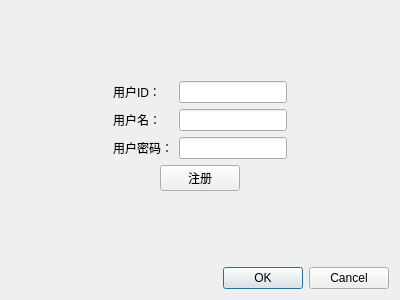
<?xml version="1.0" encoding="UTF-8"?>
<ui version="4.0">
 <class>loginDialog</class>
 <widget class="QDialog" name="loginDialog">
  <property name="geometry">
   <rect>
    <x>0</x>
    <y>0</y>
    <width>400</width>
    <height>300</height>
   </rect>
  </property>
  <property name="minimumSize">
   <size>
    <width>400</width>
    <height>300</height>
   </size>
  </property>
  <property name="maximumSize">
   <size>
    <width>400</width>
    <height>300</height>
   </size>
  </property>
  <property name="windowTitle">
   <string>Dialog</string>
  </property>
  <layout class="QVBoxLayout" name="verticalLayout_2">
   <item>
    <layout class="QVBoxLayout" name="verticalLayout">
     <item>
      <spacer name="verticalSpacer_2">
       <property name="orientation">
        <enum>Qt::Vertical</enum>
       </property>
       <property name="sizeHint" stdset="0">
        <size>
         <width>20</width>
         <height>40</height>
        </size>
       </property>
      </spacer>
     </item>
     <item>
      <layout class="QHBoxLayout" name="horizontalLayout">
       <item>
        <spacer name="horizontalSpacer_2">
         <property name="orientation">
          <enum>Qt::Horizontal</enum>
         </property>
         <property name="sizeHint" stdset="0">
          <size>
           <width>40</width>
           <height>20</height>
          </size>
         </property>
        </spacer>
       </item>
       <item>
        <layout class="QGridLayout" name="gridLayout">
         <item row="2" column="0">
          <widget class="QLabel" name="label_3">
           <property name="text">
            <string>用户密码：</string>
           </property>
          </widget>
         </item>
         <item row="0" column="1">
          <widget class="QLineEdit" name="idEdit"/>
         </item>
         <item row="1" column="0">
          <widget class="QLabel" name="label_2">
           <property name="text">
            <string>用户名：</string>
           </property>
          </widget>
         </item>
         <item row="1" column="1">
          <widget class="QLineEdit" name="nameEdit"/>
         </item>
         <item row="0" column="0">
          <widget class="QLabel" name="label">
           <property name="text">
            <string>用户ID：</string>
           </property>
          </widget>
         </item>
         <item row="2" column="1">
          <widget class="QLineEdit" name="passwdEdit"/>
         </item>
        </layout>
       </item>
       <item>
        <spacer name="horizontalSpacer_3">
         <property name="orientation">
          <enum>Qt::Horizontal</enum>
         </property>
         <property name="sizeHint" stdset="0">
          <size>
           <width>40</width>
           <height>20</height>
          </size>
         </property>
        </spacer>
       </item>
      </layout>
     </item>
     <item>
      <layout class="QHBoxLayout" name="horizontalLayout_3">
       <item>
        <spacer name="horizontalSpacer_4">
         <property name="orientation">
          <enum>Qt::Horizontal</enum>
         </property>
         <property name="sizeHint" stdset="0">
          <size>
           <width>40</width>
           <height>20</height>
          </size>
         </property>
        </spacer>
       </item>
       <item>
        <widget class="QPushButton" name="pushButton">
         <property name="text">
          <string>注册</string>
         </property>
        </widget>
       </item>
       <item>
        <spacer name="horizontalSpacer_5">
         <property name="orientation">
          <enum>Qt::Horizontal</enum>
         </property>
         <property name="sizeHint" stdset="0">
          <size>
           <width>40</width>
           <height>20</height>
          </size>
         </property>
        </spacer>
       </item>
      </layout>
     </item>
     <item>
      <spacer name="verticalSpacer">
       <property name="orientation">
        <enum>Qt::Vertical</enum>
       </property>
       <property name="sizeHint" stdset="0">
        <size>
         <width>20</width>
         <height>40</height>
        </size>
       </property>
      </spacer>
     </item>
     <item>
      <layout class="QHBoxLayout" name="horizontalLayout_2">
       <item>
        <spacer name="horizontalSpacer">
         <property name="orientation">
          <enum>Qt::Horizontal</enum>
         </property>
         <property name="sizeHint" stdset="0">
          <size>
           <width>40</width>
           <height>20</height>
          </size>
         </property>
        </spacer>
       </item>
       <item>
        <widget class="QDialogButtonBox" name="buttonBox">
         <property name="standardButtons">
          <set>QDialogButtonBox::Cancel|QDialogButtonBox::Ok</set>
         </property>
        </widget>
       </item>
      </layout>
     </item>
    </layout>
   </item>
  </layout>
 </widget>
 <resources/>
 <connections/>
</ui>
